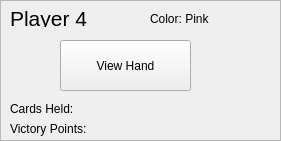
   <widget class="QFrame" name="frame_4">
    <property name="geometry">
     <rect>
      <x>710</x>
      <y>450</y>
      <width>281</width>
      <height>141</height>
     </rect>
    </property>
    <property name="frameShape">
     <enum>QFrame::StyledPanel</enum>
    </property>
    <property name="frameShadow">
     <enum>QFrame::Raised</enum>
    </property>
    <widget class="QLabel" name="player4_label">
     <property name="geometry">
      <rect>
       <x>10</x>
       <y>10</y>
       <width>101</width>
       <height>17</height>
      </rect>
     </property>
     <property name="font">
      <font>
       <pointsize>16</pointsize>
      </font>
     </property>
     <property name="text">
      <string>Player 4</string>
     </property>
    </widget>
    <widget class="QLabel" name="color4_label">
     <property name="geometry">
      <rect>
       <x>150</x>
       <y>10</y>
       <width>91</width>
       <height>17</height>
      </rect>
     </property>
     <property name="text">
      <string>Color: Pink</string>
     </property>
    </widget>
    <widget class="QLabel" name="victoryPnts4">
     <property name="geometry">
      <rect>
       <x>10</x>
       <y>120</y>
       <width>131</width>
       <height>17</height>
      </rect>
     </property>
     <property name="text">
      <string>Victory Points:</string>
     </property>
    </widget>
    <widget class="QLabel" name="cardsHeld4_label">
     <property name="geometry">
      <rect>
       <x>10</x>
       <y>100</y>
       <width>121</width>
       <height>17</height>
      </rect>
     </property>
     <property name="text">
      <string>Cards Held:</string>
     </property>
    </widget>
    <widget class="QPushButton" name="vhandButton_04">
     <property name="geometry">
      <rect>
       <x>60</x>
       <y>40</y>
       <width>131</width>
       <height>51</height>
      </rect>
     </property>
     <property name="text">
      <string>View Hand</string>
     </property>
    </widget>
   </widget>
